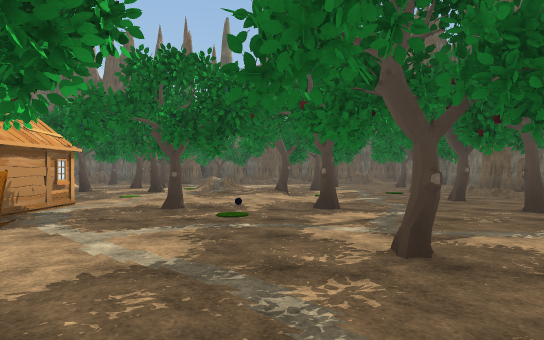
[1] (above)

20 first-person views from a walk through a 3-D level made in the Unity game engine. The camera is 1.4 m above the floor, looks level and sees 75° across. The floor is counted in squares, 2 m on a side. Each view is taken from the middle of a square. On the plan, view 1 faces up. The plan holds only what a view shows up to about 11 squares ahead; the rest is blank. The player is left out. Some surface patterns are stand-ins.

[2]
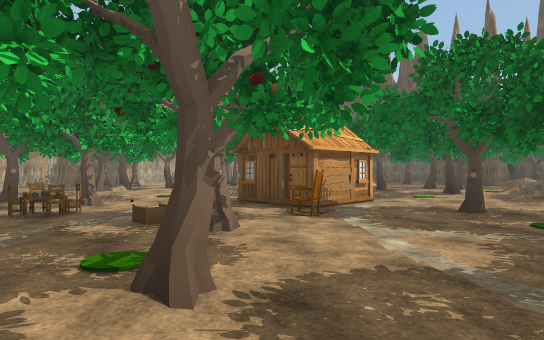

[3]
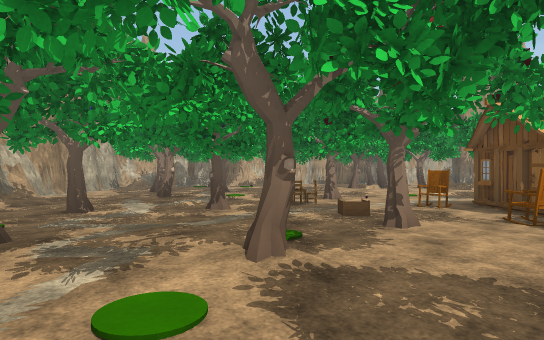

[4]
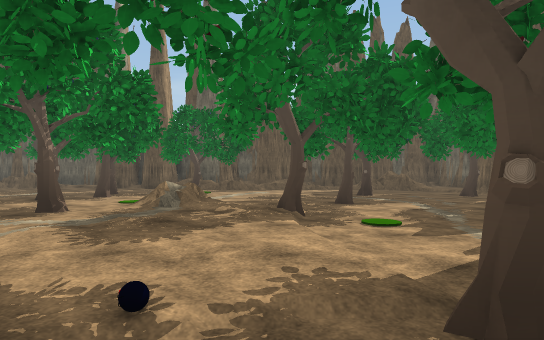

[5]
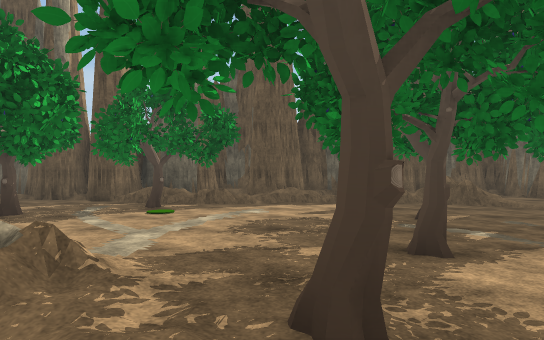

[6]
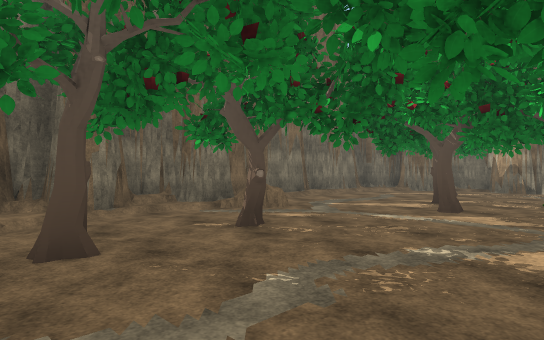

[7]
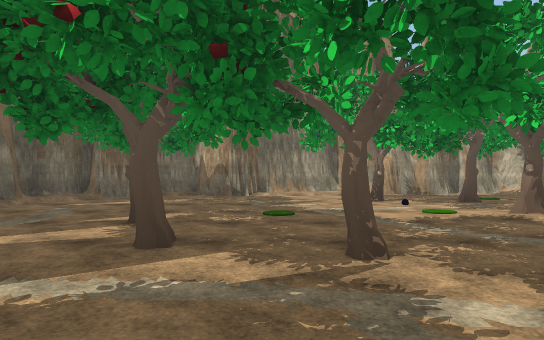

[8]
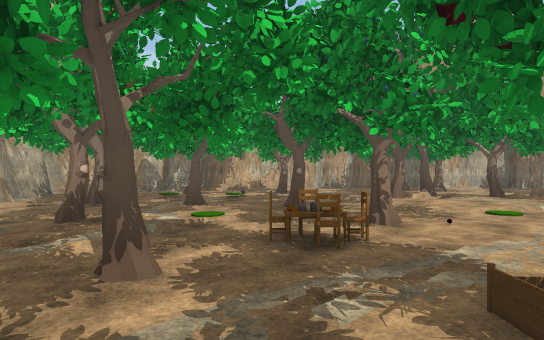

[9]
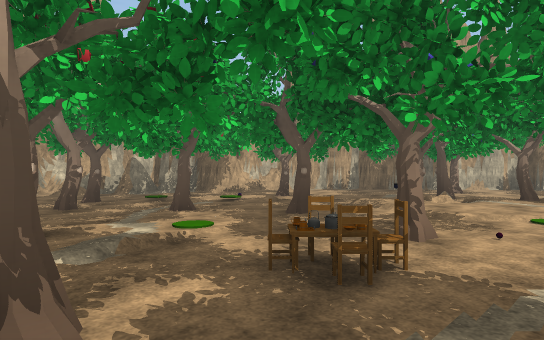

[10]
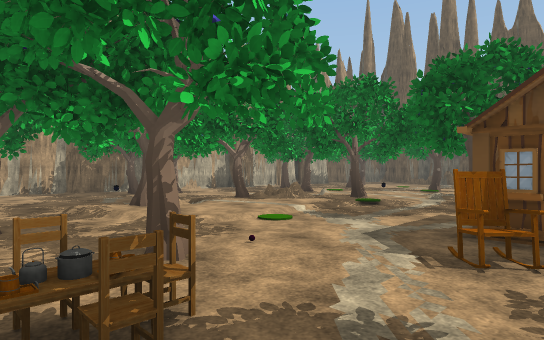

[11]
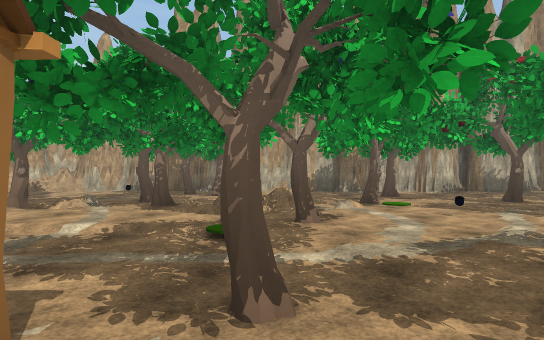

[12]
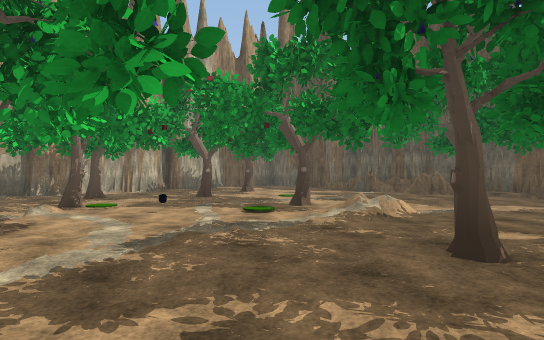

[13]
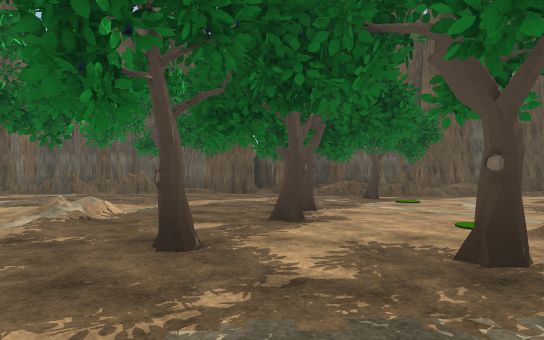

[14]
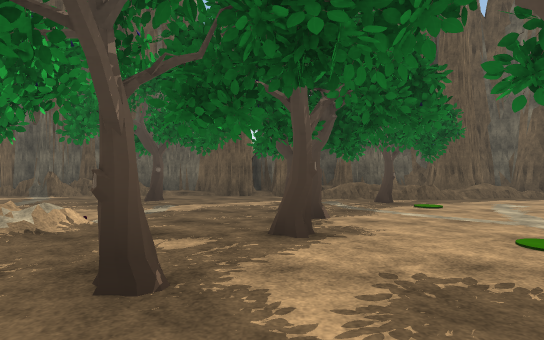

[15]
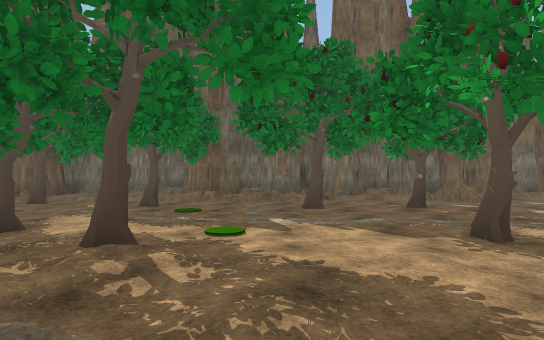

[16]
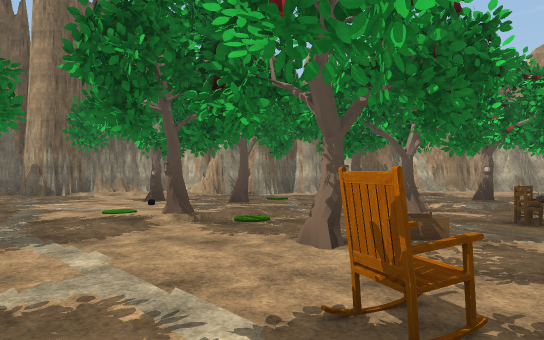

[17]
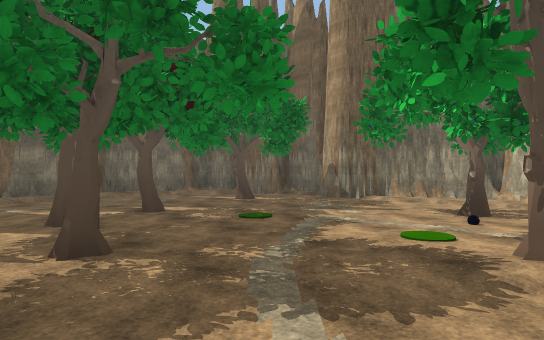

[18]
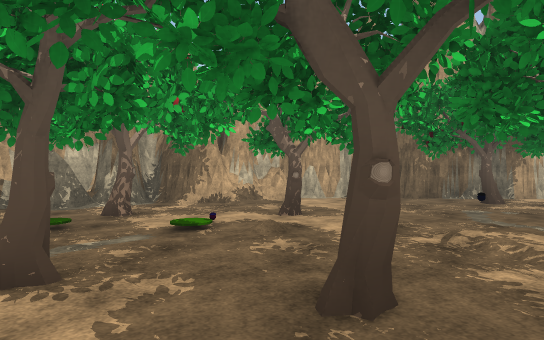

[19]
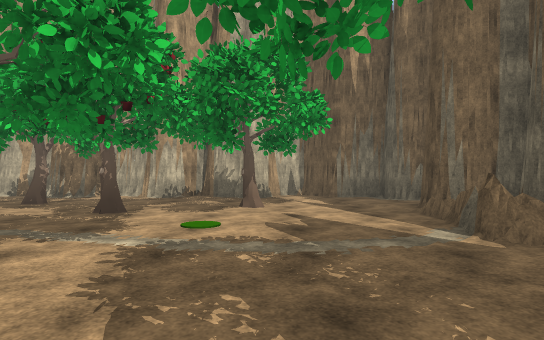

[20]
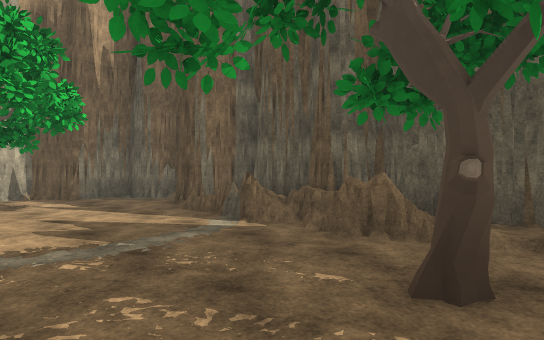

### Floor plan
Key: @ floor where view 1 was taken; # wall or solid block; . main floor; : floor 0.25 m higher than the main floor; / step, stairs or slope; = window, fence, low wall or low ledge; ^ raised ledge; O other object.
Columns run from 18 left of view 1 to 8 right of it. Each row starts with its distance up from view 1.
 20    #########           ###
 19   ##.##=^=#############  #
 18  ##...........####//.#= .#
 17  #........O....OO.....//:#
 16  ##.O........O........../#
 15  ##..........OO......O.O/#
 14  #............O........./#
 13  ##..#..O.O./O......O.../#
 12  #. .....//..O.////O...O #
 11  #..#...O...O...=/O.....O#
 10  #...O....:.O..O::/...../##
  9  #.......O.....::::...../##
  8  #.....=...O.../:::...#.//#
  7  #.....=O/.O###.O:./.....##
  6  #.#...O:/.. ##.O..#. .#./#
  5  #...O..:/..O#O........./##
  4 ##..O..O:/..O..O........=/#
  3 #......O/.....#....O.#.../#
  2 ##...O....O.O .........../#
  1  #..O./.O../O...O.....O...#
  0  ##..//... /OOO//.@.......#
 -1   #.#..OO.:............../#
 -2   ##......#..O..O.O....O./#
 -3   ##..O.O...............###
 -4    #........//..##..######
 -5    ##.###############

Where each view was taken, in squares from view 1:
view 1: 0 up, 0 right, facing up
view 2: 0 up, 0 right, facing up-left
view 3: 1 up, 1 right, facing left
view 4: 5 up, 0 right, facing up
view 5: 9 up, 0 right, facing up
view 6: 9 up, 1 right, facing down-right
view 7: 6 up, 2 right, facing down
view 8: 1 up, 3 left, facing left
view 9: 1 up, 4 left, facing left
view 10: 1 up, 5 left, facing up-left
view 11: 8 up, 5 left, facing left
view 12: 8 up, 5 left, facing up-left
view 13: 8 up, 5 left, facing up
view 14: 9 up, 5 left, facing up
view 15: 9 up, 3 left, facing right
view 16: 6 up, 3 left, facing down
view 17: 4 up, 2 left, facing down-right
view 18: 1 up, 8 left, facing left
view 19: 16 up, 7 left, facing left
view 20: 15 up, 7 left, facing up-left
